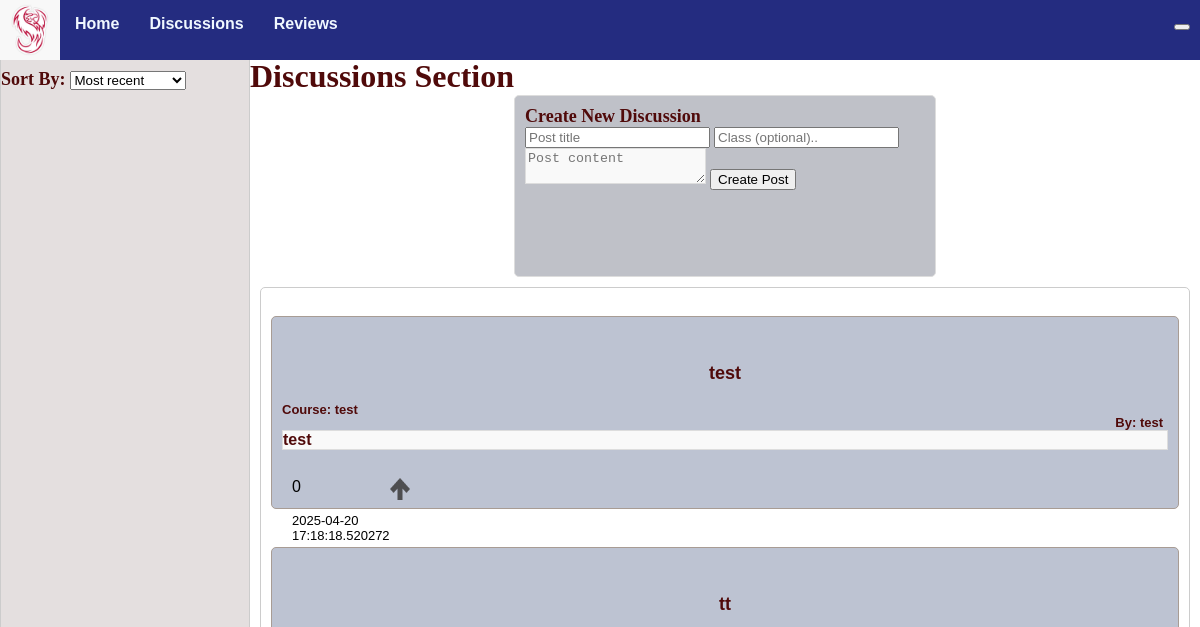
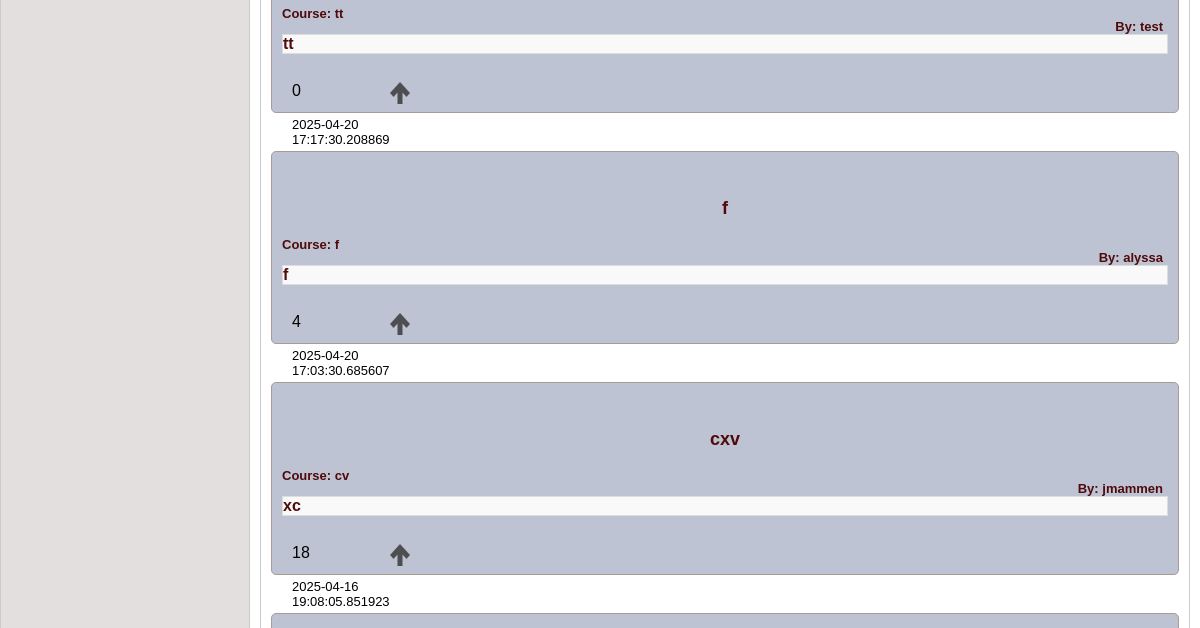
Before: /discussions (upper part) with the older database file (2 pictures, top to bottom).
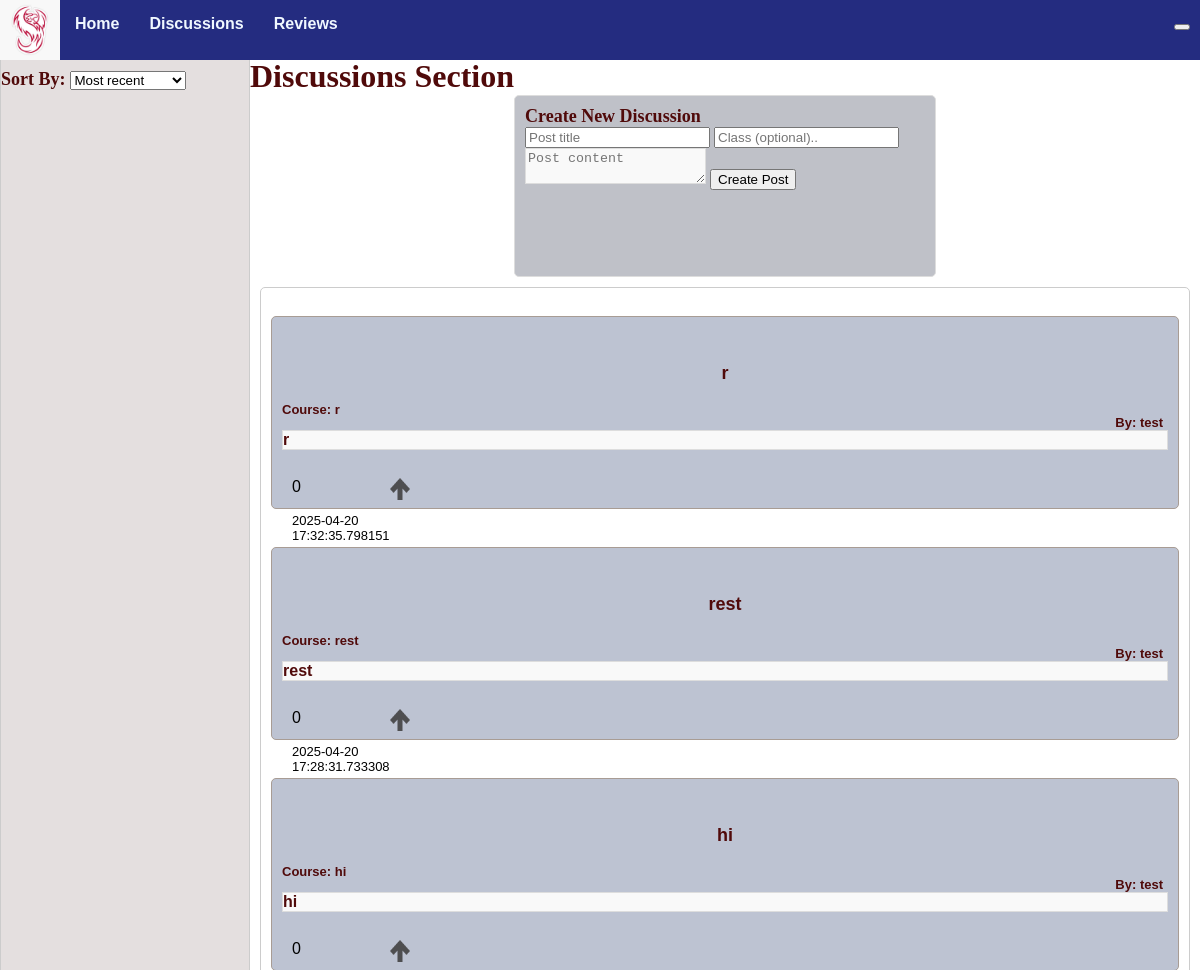
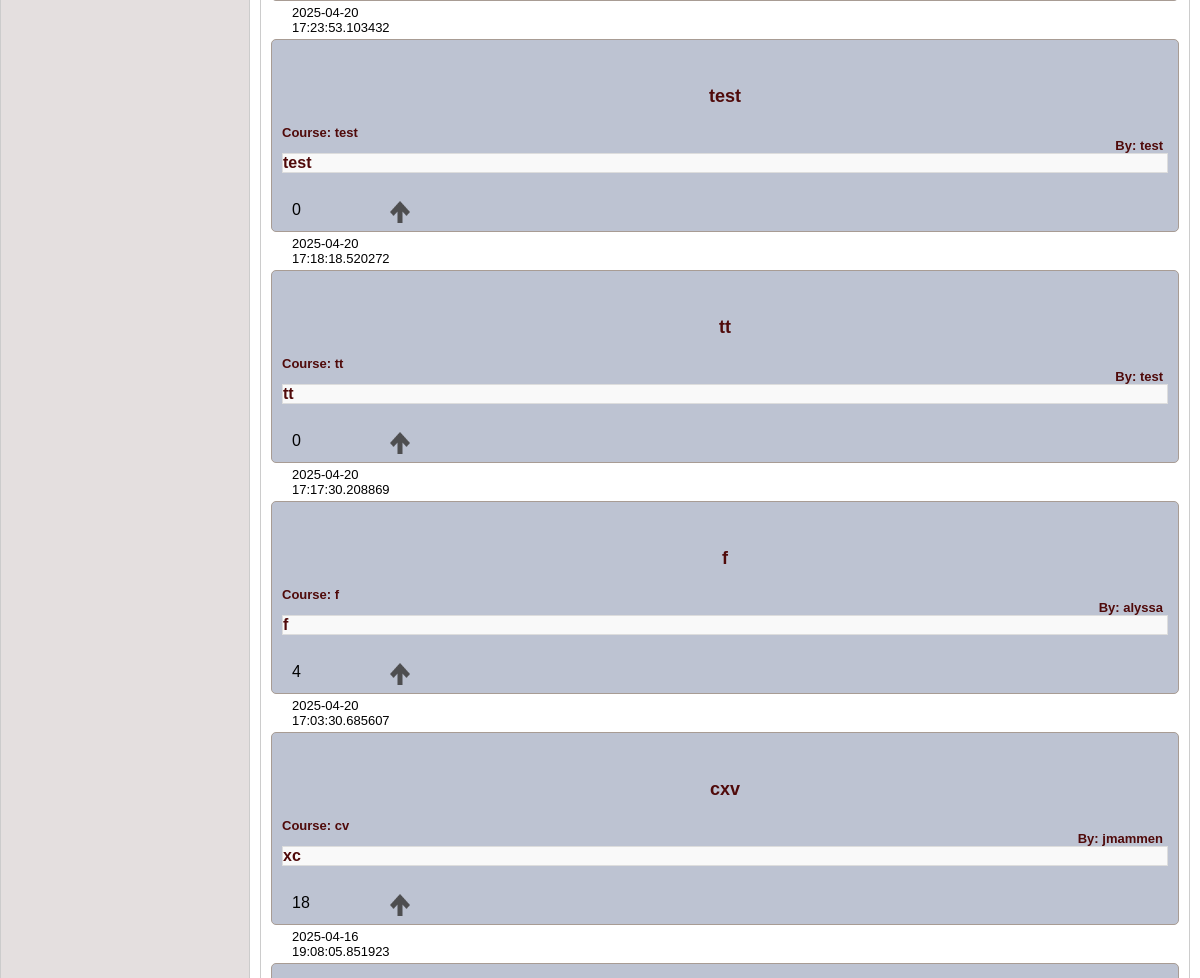
After: the same page with the newer database file (2 pictures, top to bottom).
### models.py (models this page shows, shortened)
class Discussion(db.Model):
    id = db.Column(db.Integer, primary_key=True)
    title = db.Column(db.String(255), nullable=False)
    content = db.Column(db.Text, nullable=False)
    created_at = db.Column(db.DateTime, default=db.func.current_timestamp())
    course = db.Column(db.Text)
    author = db.Column(db.Text, nullable=False)
    comments = db.relationship('Comment', backref='discussion', cascade="all, delete-orphan", lazy=True)
    up_votes = db.Column(db.Integer, default = 0)

### app.py (the view)
@app.route('/discussions', methods=['GET', 'POST'])
def discussions():
    discussions=Discussion.query.order_by(Discussion.created_at.desc()).all() #puts the discussions in the most recent to least recent order
    discussions_data=[]
    for discussion in discussions:
        discussions_data.append({
            'id': discussion.id,
            'title': discussion.title,
            'author': discussion.author,
            'created_at': discussion.created_at,
            'content': discussion.content,
            'course': discussion.course,
            'up_votes': discussion.up_votes,
        })
    return render_template('discussions.html', discussions=discussions_data)

### templates/discussions.html (shortened to what this page needs)
{% extends "base.html" %}
{%block head%}
{{ super() }}
<link rel="stylesheet" href="{{ url_for('static', filename='styles/base.css') }}">
{% endblock %}
{%block content %}
<div class="container">
    <div class="sidebar">
        <br>
        <p1 style="text-align:center;">Sort By:</p1>
        <div class="dropdown">
            <select name="order_by" id="order_by" onchange="filterby(this)">
                <option value="">Most recent</option>
            </select>
        </div>
    </div>
    <div class="space">
        <br>
        <p2>Discussions Section</p2>
        <div class="add_post">
            <p1>Create New Discussion</p1>
            <form id="form">
                <input type="text" id="title" placeholder="Post title" required maxlength="50">
                <input type="text" id="course" placeholder="Class (optional).." required maxlength="50">
                <textarea id="content" placeholder="Post content" required></textarea>
                <button id="submitDiscussion">Create Post</button>
            </form>
        </div>
        <div class="list-group">
            {% for discussion in discussions %}
            <a href="{{ url_for('dis_posts', discussion_id=discussion.id) }}" class="list-group-item">
                <div class="whereithappens">
                    <div id="header">
                        <p id="title">{{discussion.title}}</p>
                        <p id="author">By: {{discussion.author}}</p>
                        <p id="course">Course: {{discussion.course}}</p>
                    </div>
                    <p id="content">{{discussion.content}}</p>
            </a>
            <div id="information" class="info list-group-item">
                <div id="{{discussion.id}}number">{{discussion.up_votes}}</div>
                <img width="20" height="20" id="{{discussion.id}}" onclick="upvote(this)" src="{{url_for('static',
                                    filename='/images/upvote.png')}}" class="upvote" /><img />
                <p id="created_at">{{discussion.created_at}}</p>
            </div>
        </div>
        {% endfor %}
{%endblock%}

Changed rows visible on the page:
added Discussion: title "r", author "test", course "r", content "r", up_votes "0", created_at "2025-04-20 17:32:35.798151"
added Discussion: title "rest", author "test", course "rest", content "rest", up_votes "0", created_at "2025-04-20 17:28:31.733308"
added Discussion: title "hi", author "test", course "hi", content "hi", up_votes "0", created_at "2025-04-20 17:23:53.103432"
